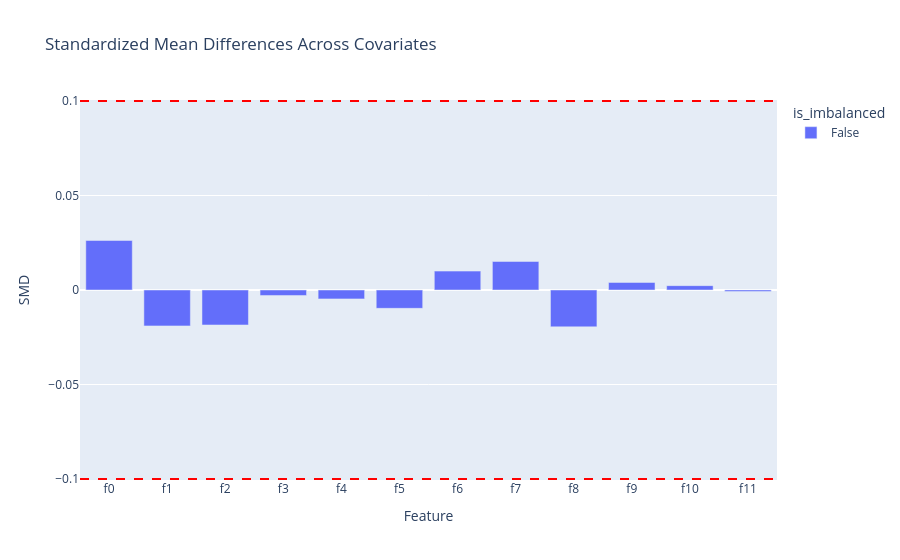

Notebook code cell kept with this figure:
### Markdown cell above
## 3. Covariate Balance: Standardized Mean Differences (SMD)

### Code cell
diag = CausalDiagnostics(smd_threshold=0.10)
balance = diag.check_covariate_balance(df, feature_cols)
df_balance = pd.DataFrame([b.__dict__ for b in balance])

fig_smd = px.bar(
    df_balance, x='feature', y='smd', color='is_imbalanced',
    title='Standardized Mean Differences Across Covariates',
    labels={'smd': 'SMD', 'feature': 'Feature'}
)
fig_smd.add_hline(y=0.10, line_dash='dash', line_color='red')
fig_smd.add_hline(y=-0.10, line_dash='dash', line_color='red')
fig_smd.show()

### Figure 1 — Plotly figure (JSON) as saved in the notebook; plotly's stock layout.template omitted (floating-point values rounded to 4 significant figures)
{"data": [{"alignmentgroup": "True", "hovertemplate": "is_imbalanced=False<br>Feature=%{x}<br>SMD=%{y}<extra></extra>", "legendgroup": "False", "marker": {"color": "#636efa", "pattern": {"shape": ""}}, "name": "False", "offsetgroup": "False", "orientation": "v", "showlegend": true, "textposition": "auto", "type": "bar", "x": ["f0", "f1", "f2", "f3", "f4", "f5", "f6", "f7", "f8", "f9", "f10", "f11"], "xaxis": "x", "y": [0.0262, -0.019, -0.0185, -0.0029, -0.0047, -0.0097, 0.01, 0.0151, -0.0195, 0.004, 0.0023, -0.0008], "yaxis": "y"}], "layout": {"barmode": "relative", "legend": {"title": {"text": "is_imbalanced"}, "tracegroupgap": 0}, "shapes": [{"line": {"color": "red", "dash": "dash"}, "type": "line", "x0": 0, "x1": 1, "xref": "x domain", "y0": 0.1, "y1": 0.1, "yref": "y"}, {"line": {"color": "red", "dash": "dash"}, "type": "line", "x0": 0, "x1": 1, "xref": "x domain", "y0": -0.1, "y1": -0.1, "yref": "y"}], "title": {"text": "Standardized Mean Differences Across Covariates"}, "xaxis": {"anchor": "y", "domain": [0, 1], "title": {"text": "Feature"}}, "yaxis": {"anchor": "x", "domain": [0, 1], "title": {"text": "SMD"}}}}
